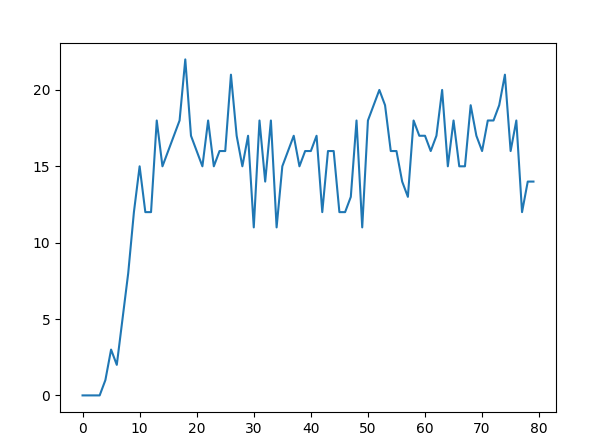

Write the Python code that produced this figure.
import struct
from hashlib import sha1

try:
    import numpy as np
    from matplotlib import pyplot
except ModuleNotFoundError:
    print('Numpy is not found')


class SHA1Hash:

    def __init__(self, data):
        self.data = data
        self.h = [0x67452301, 0xEFCDAB89, 0x98BADCFE, 0x10325476, 0xC3D2E1F0]

    @staticmethod
    def rotate(n, b):
        return ((n << b) | (n >> (32 - b))) & 0xFFFFFFFF

    def padding(self):
        padding = b"\x80" + b"\x00" * (63 - (len(self.data) + 8) % 64)
        padded_data = self.data + padding + struct.pack(">Q", 8 * len(self.data))
        return padded_data

    def split_blocks(self):
        return [self.padded_data[i: i + 64] for i in range(0, len(self.padded_data), 64)]

    # @staticmethod
    def expand_block(self, block):
        w = list(struct.unpack(">16L", block)) + [0] * 64
        for i in range(16, 80):
            w[i] = self.rotate((w[i - 3] ^ w[i - 8] ^ w[i - 14] ^ w[i - 16]), 1)
        return w

    def final_hash(self):
        self.padded_data = self.padding()
        self.blocks = self.split_blocks()

        bit_changed = []
        for block in self.blocks:

            expanded_block = self.expand_block(block)

            a, b, c, d, e = self.h
            for i in range(80):
                if 0 <= i < 20:
                    f = (b & c) | ((~b) & d)
                    k = 0x5A827999
                elif 20 <= i < 40:
                    f = b ^ c ^ d
                    k = 0x6ED9EBA1
                elif 40 <= i < 60:
                    f = (b & c) | (b & d) | (c & d)
                    k = 0x8F1BBCDC
                elif 60 <= i < 80:
                    f = b ^ c ^ d
                    k = 0xCA62C1D6
                a, b, c, d, e = (
                    self.rotate(a, 5) + f + e + k + expanded_block[i] & 0xFFFFFFFF,
                    a,
                    self.rotate(b, 30),
                    c,
                    d,
                )

                bit_changed.append([0] * 32)
                for bits in [a, b, c, d, e]:
                    bits = bin(bits)[2:]
                    for j in range(len(bits)):
                        bit_changed[i][j] = int(bits[j])
            self.h = (
                self.h[0] + a & 0xFFFFFFFF,
                self.h[1] + b & 0xFFFFFFFF,
                self.h[2] + c & 0xFFFFFFFF,
                self.h[3] + d & 0xFFFFFFFF,
                self.h[4] + e & 0xFFFFFFFF,
            )

        return ("{:08x}" * 5).format(*self.h), bit_changed


if __name__ == "__main__":
    hash_input = bytes('miet_crypto', "utf-8")
    print(SHA1Hash(hash_input).final_hash()[0])
    print(sha1(hash_input).digest().hex())

    hash_input = b"\x01"
    c1 = np.array(SHA1Hash(hash_input).final_hash()[1])
    hash_input = b"\x00"
    c2 = np.array(SHA1Hash(hash_input).final_hash()[1])
    pyplot.plot(range(80), (c1 != c2).sum(axis=1))
    pyplot.show()
